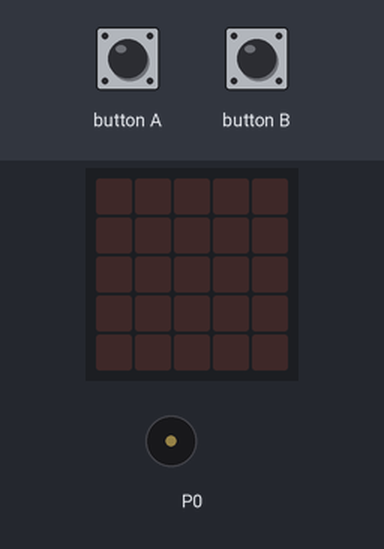
The program below on a simulated BBC micro:bit (MakeCode). Parts: the board's 5×5 LED display, buzzer (waves = sounding). The test bench sets the inputs (shaded band).

Above: at 1.2 s.
1.3 s: button A pressed for 0.15 s
At 1.8 s:
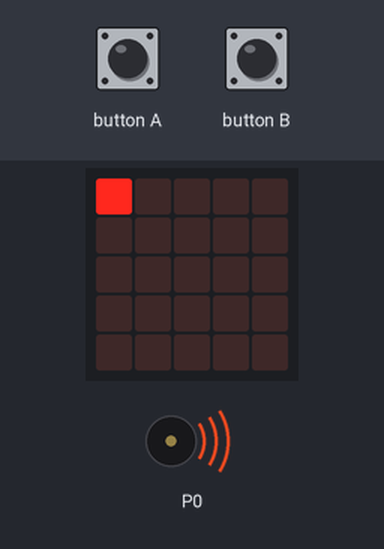
4.4 s: button B pressed for 0.15 s
At 5.3 s:
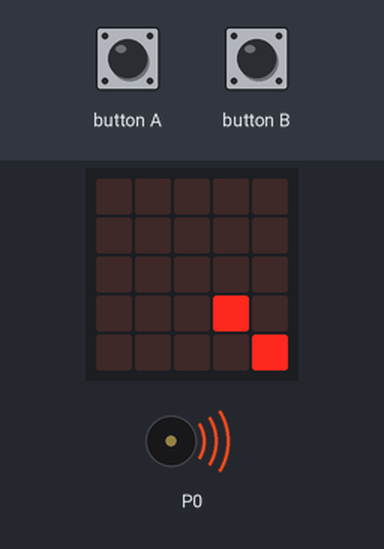
7.5 s: button A pressed for 0.15 s
At 8.4 s:
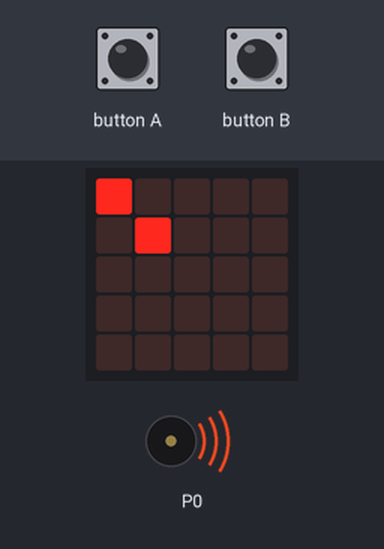
10.5 s: button B pressed for 0.15 s
At 12.0 s:
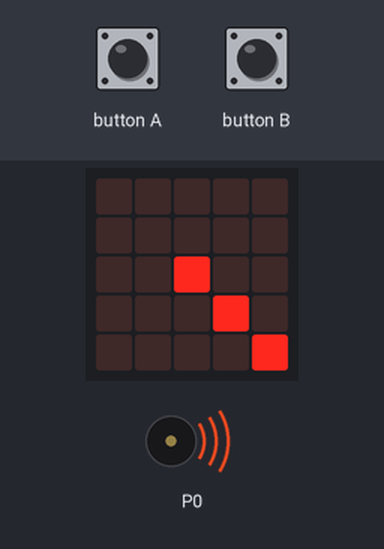
Timing chart, 0 to 14.2 s (numbered marks = the images above; inputs shaded):
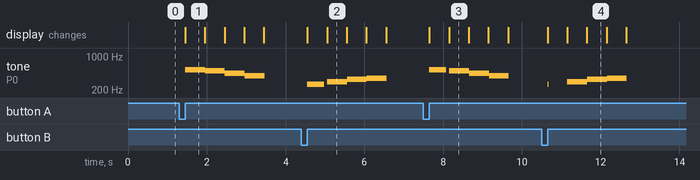

Measured:
- after the input at 1.3 s, tone on P0: plays 523 Hz for 0.51 s, 494 Hz for 0.51 s, 440 Hz for 0.51 s, 392 Hz for 0.50 s, starting after 0.15 s; the display: changes after 0.15 s (image 1)
- after the input at 4.4 s, tone on P0: plays 262 Hz for 0.43 s, 294 Hz for 0.51 s, 330 Hz for 0.51 s, 349 Hz for 0.50 s, starting after 0.15 s; the display: first changes after 0.15 s (image 2 shows a later state)
- after the input at 7.5 s, tone on P0: plays 523 Hz for 0.43 s, 494 Hz for 0.51 s, 440 Hz for 0.51 s, 392 Hz for 0.50 s, starting after 0.15 s; the display: first changes after 0.15 s (image 3 shows a later state)
- after the input at 10.5 s, tone on P0: plays 262 Hz for 0.03 s, 294 Hz for 0.51 s, 330 Hz for 0.51 s, 349 Hz for 0.50 s, starting after 0.15 s; the display: first changes after 0.15 s (image 4 shows a later state)
- what the display in image 1 shows lasts 0.5 s, from 1.5 s to 2.0 s

The program:

main.ts
```typescript
input.onButtonPressed(Button.A, function () {
    music.play(music.stringPlayable("C5 B A G - - - - ", 120), music.PlaybackMode.InBackground)
    led.plot(0, 0)
    basic.pause(500)
    led.plot(1, 1)
    basic.pause(500)
    led.plot(2, 2)
    basic.pause(500)
    led.plot(3, 3)
    basic.pause(500)
    led.plot(4, 4)
    led.unplot(0, 0)
    led.unplot(1, 1)
    led.unplot(2, 2)
    led.unplot(3, 3)
    led.unplot(4, 4)
})
input.onButtonPressed(Button.B, function () {
    music.play(music.stringPlayable("C D E F - - - - ", 120), music.PlaybackMode.InBackground)
    led.plot(4, 4)
    basic.pause(500)
    led.plot(3, 3)
    basic.pause(500)
    led.plot(2, 2)
    basic.pause(500)
    led.plot(1, 1)
    basic.pause(500)
    led.plot(0, 0)
    led.unplot(0, 0)
    led.unplot(1, 1)
    led.unplot(2, 2)
    led.unplot(3, 3)
    led.unplot(4, 4)
})
```

test.ts
```typescript
// 在此处测试；当此软件包作为插件使用时，将不会编译此软件包。
```
